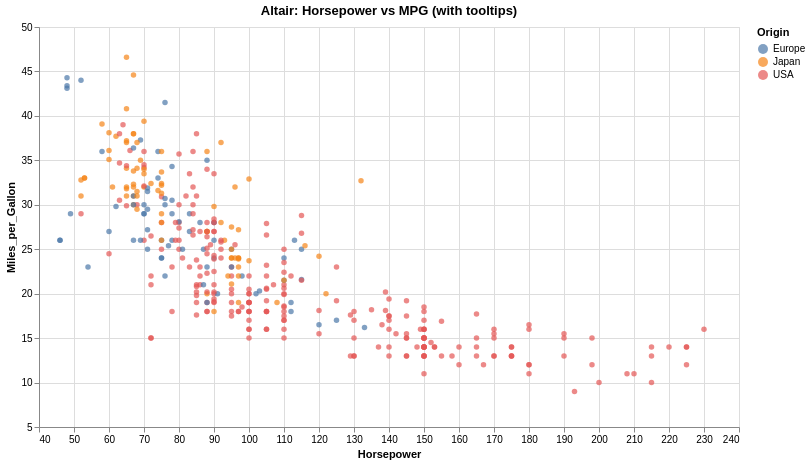

The notebook cell this image was saved under:
### Code cell
# ============================
# COLAB: Data Visualization Mini-Portfolio (Matplotlib + Seaborn + Plotly + Altair)
# Source repo (for your memo): https://github.com/kanchanchy/Data-Visualization-in-Python
# ============================

# --- Install/upgrade deps (safe in Colab) ---
!pip -q install --upgrade seaborn plotly altair vega_datasets kaleido

# --- Imports ---
import os
from pathlib import Path
import warnings
warnings.filterwarnings("ignore")

import numpy as np
import pandas as pd

import matplotlib.pyplot as plt
from mpl_toolkits.mplot3d import Axes3D  # noqa: F401 (needed for 3D projection)

import seaborn as sns

import plotly.express as px
import plotly.graph_objects as go

import altair as alt
from vega_datasets import data as vega_data

# --- Clone the GitHub project (optional, but included since you asked for a GitHub project) ---
REPO_URL = "https://github.com/kanchanchy/Data-Visualization-in-Python.git"
REPO_DIR = Path("/content/Data-Visualization-in-Python")

if not REPO_DIR.exists():
    !git clone -q {REPO_URL} {REPO_DIR}

print("Repo cloned at:", REPO_DIR)

# --- Try to load a dataset from the repo if any exists, else fallback to built-in datasets ---
data_dir = REPO_DIR / "data"
csv_candidates = []
if data_dir.exists():
    csv_candidates = list(data_dir.rglob("*.csv")) + list(data_dir.rglob("*.CSV"))

df_repo = None
if csv_candidates:
    chosen_csv = sorted(csv_candidates, key=lambda p: p.name.lower())[0]
    print("Found repo CSV:", chosen_csv)
    try:
        df_repo = pd.read_csv(chosen_csv)
        print("Repo dataset shape:", df_repo.shape)
    except Exception as e:
        print("Could not read repo CSV, fallback will be used. Error:", e)

# Fallback datasets (reliable in Colab)
sns.set_theme(style="whitegrid")
tips = sns.load_dataset("tips")                # nice for categorical + distributions
penguins = sns.load_dataset("penguins").dropna()
iris = px.data.iris()                          # classic
gapminder = px.data.gapminder()                # plotly classic
cars = px.data.carshare()                      # time-ish
stocks = px.data.stocks()                      # lines

# Helper: choose a "main" df to show basic EDA, prefer repo df if it looks usable
def pick_main_df():
    if df_repo is not None and df_repo.shape[0] >= 20:
        # If repo df has too many non-numeric columns, still fine; we’ll just demo basic plots safely.
        return df_repo.copy(), f"repo:{chosen_csv.name}"
    return tips.copy(), "seaborn:tips"

df, df_name = pick_main_df()
print("\nMain DF for Matplotlib/Seaborn quick demos:", df_name, "| shape:", df.shape)

# ============================
# 1) MATPLOTLIB (static)
# ============================
print("\n=== Matplotlib (static) ===")

# 1A: Basic line plot (using stocks dataset)
plt.figure(figsize=(10,4))
plt.plot(stocks["date"], stocks["GOOG"], label="GOOG")
plt.plot(stocks["date"], stocks["AAPL"], label="AAPL")
plt.title("Line Plot (Stocks)")
plt.xlabel("Date")
plt.ylabel("Price")
plt.legend()
plt.tight_layout()
plt.show()

# 1B: Scatter plot (tips)
plt.figure(figsize=(6,4))
plt.scatter(tips["total_bill"], tips["tip"], alpha=0.6)
plt.title("Scatter: Total Bill vs Tip")
plt.xlabel("total_bill")
plt.ylabel("tip")
plt.tight_layout()
plt.show()

# 1C: Histogram (tips)
plt.figure(figsize=(6,4))
plt.hist(tips["total_bill"], bins=20)
plt.title("Histogram: Total Bill")
plt.xlabel("total_bill")
plt.ylabel("count")
plt.tight_layout()
plt.show()

# 1D: Pie chart (tips day distribution)
day_counts = tips["day"].value_counts()
plt.figure(figsize=(6,4))
plt.pie(day_counts.values, labels=day_counts.index, autopct="%1.1f%%")
plt.title("Pie: Tips by Day")
plt.tight_layout()
plt.show()

# 1E: 3D scatter (iris)
fig = plt.figure(figsize=(7,5))
ax = fig.add_subplot(111, projection="3d")
ax.scatter(
    iris["sepal_length"],
    iris["sepal_width"],
    iris["petal_length"],
    alpha=0.7
)
ax.set_title("3D Scatter (Iris)")
ax.set_xlabel("sepal_length")
ax.set_ylabel("sepal_width")
ax.set_zlabel("petal_length")
plt.tight_layout()
plt.show()

# ============================
# 2) SEABORN (statistical)
# ============================
print("\n=== Seaborn (statistical) ===")

# 2A: Scatter + regression
plt.figure(figsize=(6,4))
sns.regplot(data=tips, x="total_bill", y="tip", scatter_kws={"alpha":0.5})
plt.title("Seaborn regplot: total_bill vs tip")
plt.tight_layout()
plt.show()

# 2B: Count plot
plt.figure(figsize=(6,4))
sns.countplot(data=tips, x="day")
plt.title("Countplot: Tips count by day")
plt.tight_layout()
plt.show()

# 2C: Pairplot (penguins)
sns.pairplot(penguins, hue="species", corner=True)
plt.show()

# 2D: Heatmap / correlation
num_cols = tips.select_dtypes(include=np.number)
plt.figure(figsize=(6,4))
sns.heatmap(num_cols.corr(), annot=True, cmap="Blues", fmt=".2f")
plt.title("Heatmap: Correlation (tips numeric)")
plt.tight_layout()
plt.show()

# 2E: Distribution (KDE + histogram)
plt.figure(figsize=(6,4))
sns.histplot(data=tips, x="total_bill", kde=True)
plt.title("Distribution: total_bill (hist + KDE)")
plt.tight_layout()
plt.show()

# ============================
# 3) PLOTLY EXPRESS (interactive)
# ============================
print("\n=== Plotly (interactive) ===")

# 3A: Interactive scatter (gapminder)
fig = px.scatter(
    gapminder.query("year == 2007"),
    x="gdpPercap",
    y="lifeExp",
    size="pop",
    color="continent",
    hover_name="country",
    log_x=True,
    title="Interactive Scatter (Gapminder 2007): GDP per Capita vs Life Expectancy"
)
fig.show()

# 3B: Bubble over time (gapminder)
fig = px.scatter(
    gapminder,
    x="gdpPercap",
    y="lifeExp",
    animation_frame="year",
    animation_group="country",
    size="pop",
    color="continent",
    hover_name="country",
    log_x=True,
    range_y=[20, 90],
    title="Animated Bubble Chart (Gapminder): GDP vs LifeExp over time"
)
fig.show()

# 3C: Interactive line (stocks)
fig = px.line(stocks, x="date", y=["GOOG", "AAPL", "AMZN"], title="Interactive Line: Stocks")
fig.show()

# 3D: Interactive bar (tips)
fig = px.bar(
    tips.groupby(["day","time"], as_index=False)["total_bill"].mean(),
    x="day", y="total_bill", color="time", barmode="group",
    title="Bar: Avg total_bill by day and time"
)
fig.show()

# 3E: Interactive pie (tips)
fig = px.pie(tips, names="day", title="Pie: tips records by day")
fig.show()

# 3F: Sunburst (gapminder 2007)
gm2007 = gapminder.query("year == 2007").copy()
gm2007["pop_m"] = gm2007["pop"] / 1e6
fig = px.sunburst(
    gm2007,
    path=["continent", "country"],
    values="pop_m",
    title="Sunburst: Population (millions) by Continent → Country (2007)"
)
fig.show()

# 3G: Gantt / Timeline (synthetic tasks)
tasks = pd.DataFrame({
    "Task": ["Collect Data", "Clean Data", "EDA", "Modeling", "Report"],
    "Start": pd.to_datetime(["2026-01-01","2026-01-03","2026-01-05","2026-01-08","2026-01-11"]),
    "Finish": pd.to_datetime(["2026-01-03","2026-01-05","2026-01-08","2026-01-11","2026-01-14"]),
    "Owner": ["You","You","You","You","You"]
})
fig = px.timeline(tasks, x_start="Start", x_end="Finish", y="Task", color="Owner", title="Gantt (Timeline): Mini Project Plan")
fig.update_yaxes(autorange="reversed")
fig.show()

# ============================
# 4) ALTAIR (declarative)
# ============================
print("\n=== Altair (declarative) ===")

cars_alt = vega_data.cars()
chart = (
    alt.Chart(cars_alt)
    .mark_circle()
    .encode(
        x=alt.X("Horsepower:Q", scale=alt.Scale(zero=False)),
        y=alt.Y("Miles_per_Gallon:Q", scale=alt.Scale(zero=False)),
        color="Origin:N",
        tooltip=["Name:N","Origin:N","Horsepower:Q","Miles_per_Gallon:Q"]
    )
    .properties(title="Altair: Horsepower vs MPG (with tooltips)", width=700, height=400)
    .interactive()
)
chart

### Figure 1 — Vega-Lite specification as saved in the notebook (floating-point values rounded to 4 significant figures; data arrays with more than 128 entries replaced by an {"elided": "..."} marker saying what was removed)
{"config": {"view": {"continuousWidth": 300, "continuousHeight": 300}}, "data": {"name": "data-583e73726c1545c56c203344161a975c"}, "mark": {"type": "circle"}, "encoding": {"color": {"field": "Origin", "type": "nominal"}, "tooltip": [{"field": "Name", "type": "nominal"}, {"field": "Origin", "type": "nominal"}, {"field": "Horsepower", "type": "quantitative"}, {"field": "Miles_per_Gallon", "type": "quantitative"}], "x": {"field": "Horsepower", "scale": {"zero": false}, "type": "quantitative"}, "y": {"field": "Miles_per_Gallon", "scale": {"zero": false}, "type": "quantitative"}}, "height": 400, "params": [{"name": "param_1e9efca18e7a2868", "select": {"type": "interval", "encodings": ["x", "y"]}, "bind": "scales"}], "title": "Altair: Horsepower vs MPG (with tooltips)", "width": 700, "$schema": "https://vega.github.io/schema/vega-lite/v6.1.0.json", "datasets": {"data-583e73726c1545c56c203344161a975c": {"elided": "406 records"}}}
